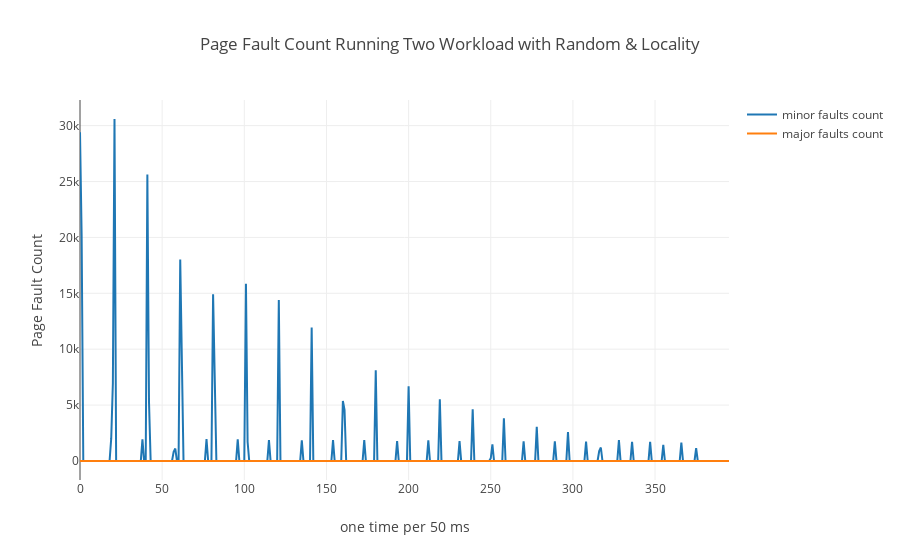

Notebook cell for this chart:
### Code cell
import plotly.offline as py
import plotly.graph_objs as go

major_faults = []
minor_faults = []

with open("./profile2.data") as f :
    for line in f.readlines() :
        s = [int(x) for x in line.strip().split(" ")]
        if s[0] == 0 :
            break
        print(s)
        major_faults.append(s[2])
        minor_faults.append(s[1])

traces = []

trace = go.Scatter(
    x = [x for x in range(len(minor_faults))],
    y = [y for y in minor_faults],
    mode = 'lines',
    name = "minor faults count"
)
traces.append(trace)

trace = go.Scatter(
    x = [x for x in range(len(major_faults))],
    y = [y for y in major_faults],
    mode = 'lines',
    name = "major faults count"
)
traces.append(trace)

py.init_notebook_mode(connected=True)
py.iplot({
    "data": traces,
    "layout": dict(title = 'Page Fault Count Running Two Workload with Random & Locality',
              xaxis = dict(title = 'one time per 50 ms'),
              yaxis = dict(title = 'Page Fault Count'),
              )
})

### Figure 1 — Plotly figure (JSON) as saved in the notebook; plotly's stock layout.template omitted (floating-point values rounded to 4 significant figures; data arrays with more than 128 entries replaced by an {"elided": "..."} marker saying what was removed)
{"data": [{"mode": "lines", "name": "minor faults count", "type": "scatter", "uid": "bf98b7b4-5efd-11e9-bd60-80e65015b2fe", "x": {"elided": "396 int values"}, "y": {"elided": "396 int values"}}, {"mode": "lines", "name": "major faults count", "type": "scatter", "uid": "bf98ba5a-5efd-11e9-8aa7-80e65015b2fe", "x": {"elided": "396 int values"}, "y": {"elided": "396 int values"}}], "layout": {"title": "Page Fault Count Running Two Workload with Random & Locality", "xaxis": {"title": "one time per 50 ms"}, "yaxis": {"title": "Page Fault Count"}}}
